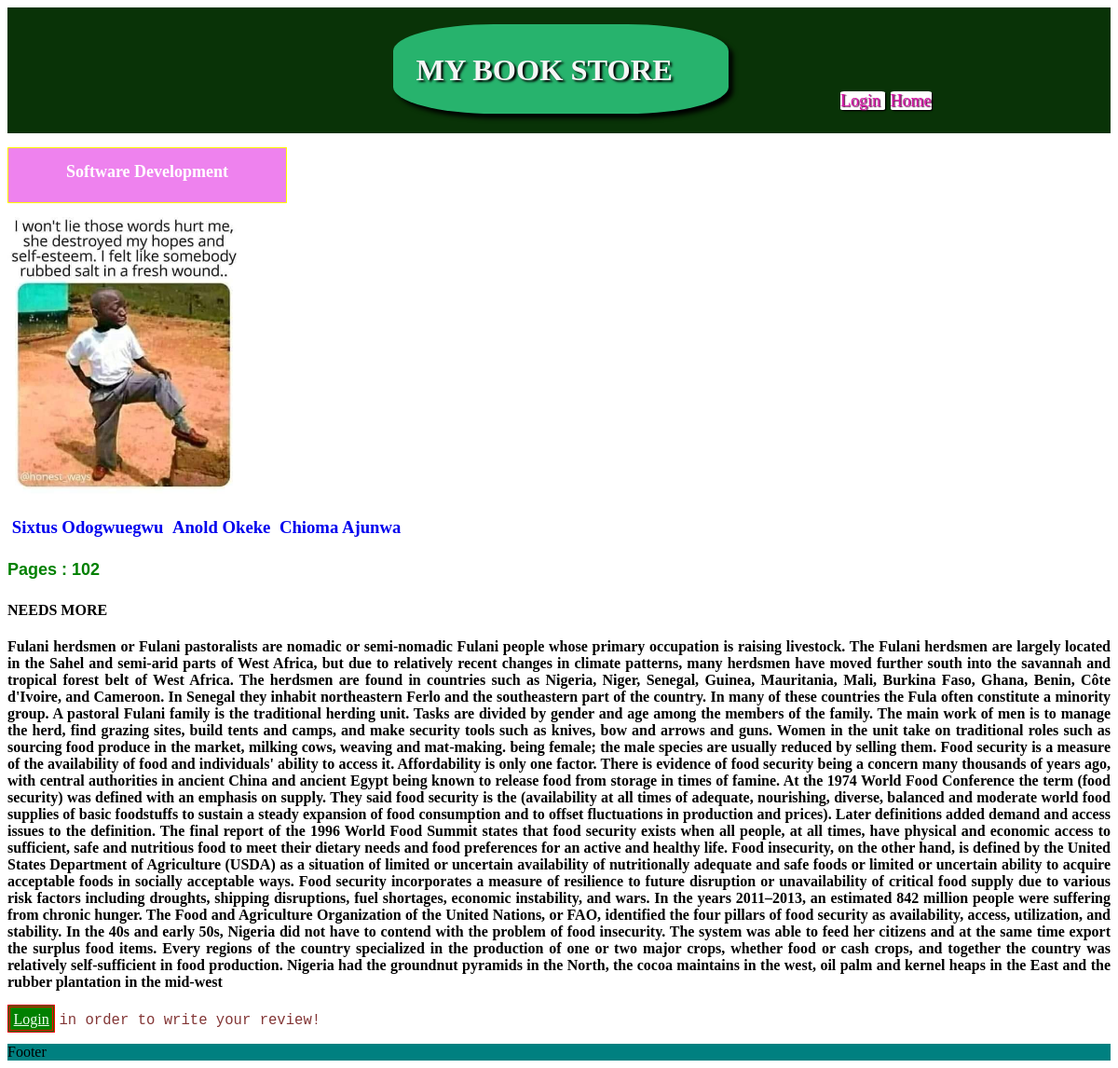
/MyApp/2/, run on the app's committed database.
### MyApp/models.py (models this page shows, shortened)
class Book (models.Model):
    title = models.CharField(max_length = 256)
    pageCount = models.IntegerField(default = 0)
    shortDescription = models.CharField(max_length = 256, null = True)
    longDescription = models.TextField(null = True)
    status = models.CharField(max_length = 200, null = True)
    author = models.ManyToManyField(Author)
    image = models.ImageField(upload_to = "bookImages", null = True)

class Author(models.Model):
    name = models.CharField(max_length = 256)
    created_at = models.DateTimeField(auto_now = True)
    def __str__(self):
        return self.name

### MyApp/views.py (the view)
# urls.py: path('<int:pk>/', views.BookDetailView.as_view(), name = "book.show"),
class BookDetailView(generic.DetailView):
    model = Book
    def get_context_data(self, **kwargs):
        context = super().get_context_data(**kwargs)
        context["reviews"] = context["book"].review_set.order_by("-created_at")
        context["author"] = context["book"].author.all()
        context["form"] = ReviewForm()
        return context

### MyApp/Templates/MyApp/book_detail.html (shortened to what this page needs)
{% extends 'base.html' %}
{% load static %}
{% block link %}
  <link rel = "stylesheet" href = "{% static 'MyApp/book_detail.css' %}"/>
{% endblock %}
{% block content %}
    <section>
      <h2> {{ book.title }} </h2>
      <div>
        <img src = "{{ book.image.url }}" width = "250px" height = "300px"/>
      </div>
      <div>
        <h3>
          {% for nameA in author %}
            <a id="name-link" href = "{% url 'author.book' author %}"> {{nameA}}  </a>
          {% endfor %}
        </h3>
      </div>
      <h4 id="pages"> Pages : {{book.pageCount}} </h4>
      <h4 class="description"> {{book.shortDescription}} </h4>
      <h4 class="description"> {{book.longDescription}}</h4>
      {% if user.is_authenticated %}
      <form method = "POST" action = "{% url 'book.review' book.id %}" enctype = "multipart/form-data">
        {% csrf_token %}
        {{ form.as_p }}
        <button type = "submit"> Submit </button>
      </form>
      {% else %}
      <p>
        <a id="review-login" href = "{% url 'login' %}?next={{request.path}}">Login</a>
        <span id="auth">in order to write your review! </span>
      </p>
      {% endif %}
    </section>
{% endblock %}

### MyApp/static/MyApp/book_detail.css (style rules this page uses)
h2 { border: 0.1vw solid yellow; width: 25vw; height: 5vw; text-align: center; box-sizing: border-box; padding-top: 1.3vw; font-size: 1.5vw; color: white; background-color: violet; font-family: Georgia; }
#name-link { text-decoration: none; margin-left: 0.4vw; }
#pages { color: green; font-family: Arial; font-size: 1.5vw; }
.description { font-family: Cambria; text-align: justify; }
#review-login { color: honeydew; border: 0.3vw double red; background-color: green; padding: 0.3vw; }
#auth { font-family: monospace; color: rgb(131, 54, 54); font-size: 1.3vw; }

### data on the page
Book: title "Software Development", image (picture), pageCount "102", shortDescription "NEEDS MORE", longDescription "Fulani herdsmen or Fulani pastoralists are nomadic or semi-nomadic Fulani people whose primary occupation is raising livestock. The Fulani herdsmen are largely located in the Sahel and semi-arid parts of West Africa, but due to relatively recent changes in climate patterns, many herdsmen have moved further south into the savannah and tropical forest belt of West Africa. The herdsmen are found in countries such as Nigeria, Niger, Senegal, Guinea, Mauritania, Mali, Burkina Faso, Ghana, Benin, Côte d'Ivoire, and Cameroon. In Senegal they inhabit northeastern Ferlo and the southeastern part of the country. In many of these countries the Fula often constitute a minority group. A pastoral Fulani…"
Author: name "Sixtus Odogwuegwu"
Author: name "Anold Okeke"
Author: name "Chioma Ajunwa"
